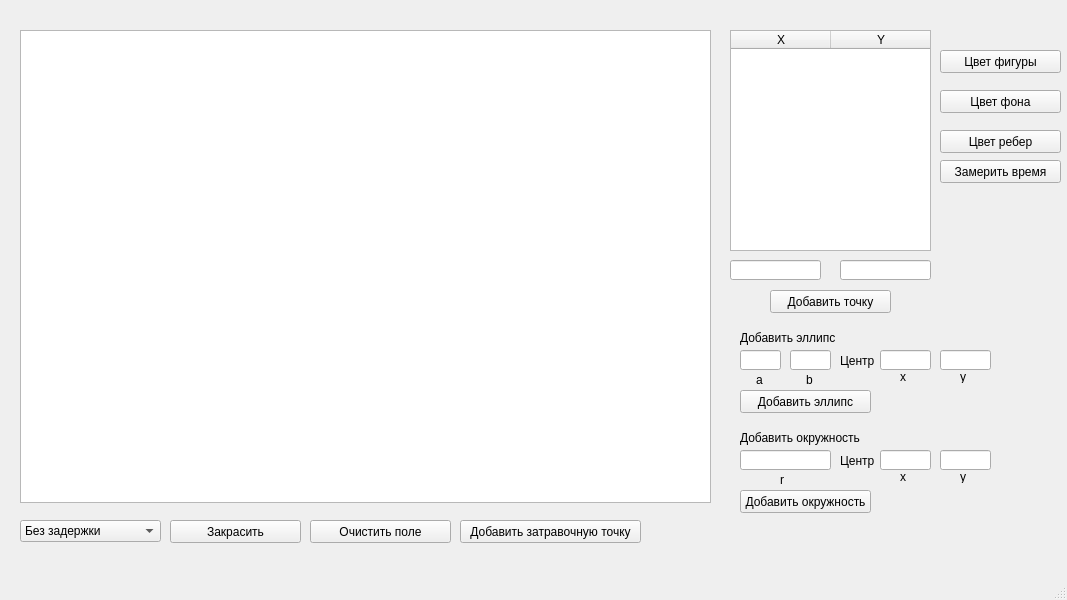
<?xml version="1.0" encoding="UTF-8"?>
<ui version="4.0">
 <class>MainWindow</class>
 <widget class="QMainWindow" name="MainWindow">
  <property name="geometry">
   <rect>
    <x>0</x>
    <y>0</y>
    <width>1067</width>
    <height>600</height>
   </rect>
  </property>
  <property name="windowTitle">
   <string>MainWindow</string>
  </property>
  <widget class="QWidget" name="centralwidget">
   <widget class="QGraphicsView" name="graphicsView">
    <property name="geometry">
     <rect>
      <x>20</x>
      <y>30</y>
      <width>691</width>
      <height>473</height>
     </rect>
    </property>
    <property name="verticalScrollBarPolicy">
     <enum>Qt::ScrollBarAlwaysOff</enum>
    </property>
    <property name="horizontalScrollBarPolicy">
     <enum>Qt::ScrollBarAlwaysOff</enum>
    </property>
    <property name="sceneRect">
     <rectf>
      <x>0.000000000000000</x>
      <y>0.000000000000000</y>
      <width>691.000000000000000</width>
      <height>473.000000000000000</height>
     </rectf>
    </property>
   </widget>
   <widget class="QTableWidget" name="tableWidget">
    <property name="geometry">
     <rect>
      <x>730</x>
      <y>30</y>
      <width>201</width>
      <height>221</height>
     </rect>
    </property>
    <property name="verticalScrollBarPolicy">
     <enum>Qt::ScrollBarAlwaysOff</enum>
    </property>
    <property name="horizontalScrollBarPolicy">
     <enum>Qt::ScrollBarAlwaysOff</enum>
    </property>
    <column>
     <property name="text">
      <string>X</string>
     </property>
    </column>
    <column>
     <property name="text">
      <string>Y</string>
     </property>
    </column>
   </widget>
   <widget class="QPushButton" name="pushButton">
    <property name="geometry">
     <rect>
      <x>170</x>
      <y>520</y>
      <width>131</width>
      <height>23</height>
     </rect>
    </property>
    <property name="text">
     <string>Закрасить</string>
    </property>
   </widget>
   <widget class="QPushButton" name="pushButton_2">
    <property name="geometry">
     <rect>
      <x>310</x>
      <y>520</y>
      <width>141</width>
      <height>23</height>
     </rect>
    </property>
    <property name="text">
     <string>Очистить поле</string>
    </property>
   </widget>
   <widget class="QLineEdit" name="lineEdit">
    <property name="geometry">
     <rect>
      <x>730</x>
      <y>260</y>
      <width>91</width>
      <height>20</height>
     </rect>
    </property>
   </widget>
   <widget class="QLineEdit" name="lineEdit_2">
    <property name="geometry">
     <rect>
      <x>840</x>
      <y>260</y>
      <width>91</width>
      <height>20</height>
     </rect>
    </property>
   </widget>
   <widget class="QPushButton" name="pushButton_4">
    <property name="geometry">
     <rect>
      <x>770</x>
      <y>290</y>
      <width>121</width>
      <height>23</height>
     </rect>
    </property>
    <property name="text">
     <string>Добавить точку</string>
    </property>
   </widget>
   <widget class="QPushButton" name="pushButton_5">
    <property name="geometry">
     <rect>
      <x>940</x>
      <y>50</y>
      <width>121</width>
      <height>23</height>
     </rect>
    </property>
    <property name="text">
     <string>Цвет фигуры</string>
    </property>
   </widget>
   <widget class="QPushButton" name="pushButton_6">
    <property name="geometry">
     <rect>
      <x>940</x>
      <y>90</y>
      <width>121</width>
      <height>23</height>
     </rect>
    </property>
    <property name="text">
     <string>Цвет фона</string>
    </property>
   </widget>
   <widget class="QPushButton" name="pushButton_7">
    <property name="geometry">
     <rect>
      <x>940</x>
      <y>130</y>
      <width>121</width>
      <height>23</height>
     </rect>
    </property>
    <property name="text">
     <string>Цвет ребер</string>
    </property>
   </widget>
   <widget class="QPushButton" name="pushButton_8">
    <property name="geometry">
     <rect>
      <x>940</x>
      <y>160</y>
      <width>121</width>
      <height>23</height>
     </rect>
    </property>
    <property name="text">
     <string>Замерить время</string>
    </property>
   </widget>
   <widget class="QComboBox" name="comboBox">
    <property name="geometry">
     <rect>
      <x>20</x>
      <y>520</y>
      <width>141</width>
      <height>22</height>
     </rect>
    </property>
    <item>
     <property name="text">
      <string>Без задержки</string>
     </property>
    </item>
    <item>
     <property name="text">
      <string>С задержкой</string>
     </property>
    </item>
   </widget>
   <widget class="QPushButton" name="pushButton_3">
    <property name="geometry">
     <rect>
      <x>460</x>
      <y>520</y>
      <width>181</width>
      <height>23</height>
     </rect>
    </property>
    <property name="text">
     <string>Добавить затравочную точку</string>
    </property>
   </widget>
   <widget class="QLineEdit" name="lineEdit_3">
    <property name="geometry">
     <rect>
      <x>740</x>
      <y>350</y>
      <width>41</width>
      <height>20</height>
     </rect>
    </property>
   </widget>
   <widget class="QLabel" name="label">
    <property name="geometry">
     <rect>
      <x>740</x>
      <y>330</y>
      <width>101</width>
      <height>16</height>
     </rect>
    </property>
    <property name="text">
     <string>Добавить эллипс</string>
    </property>
   </widget>
   <widget class="QLabel" name="label_2">
    <property name="geometry">
     <rect>
      <x>756</x>
      <y>370</y>
      <width>51</width>
      <height>20</height>
     </rect>
    </property>
    <property name="text">
     <string>а</string>
    </property>
   </widget>
   <widget class="QLineEdit" name="lineEdit_4">
    <property name="geometry">
     <rect>
      <x>790</x>
      <y>350</y>
      <width>41</width>
      <height>20</height>
     </rect>
    </property>
   </widget>
   <widget class="QLabel" name="label_3">
    <property name="geometry">
     <rect>
      <x>806</x>
      <y>370</y>
      <width>51</width>
      <height>20</height>
     </rect>
    </property>
    <property name="text">
     <string>b</string>
    </property>
   </widget>
   <widget class="QLabel" name="label_4">
    <property name="geometry">
     <rect>
      <x>840</x>
      <y>350</y>
      <width>47</width>
      <height>21</height>
     </rect>
    </property>
    <property name="text">
     <string>Центр</string>
    </property>
   </widget>
   <widget class="QLineEdit" name="lineEdit_5">
    <property name="geometry">
     <rect>
      <x>880</x>
      <y>350</y>
      <width>51</width>
      <height>20</height>
     </rect>
    </property>
   </widget>
   <widget class="QLabel" name="label_5">
    <property name="geometry">
     <rect>
      <x>900</x>
      <y>370</y>
      <width>47</width>
      <height>13</height>
     </rect>
    </property>
    <property name="text">
     <string>x</string>
    </property>
   </widget>
   <widget class="QLineEdit" name="lineEdit_6">
    <property name="geometry">
     <rect>
      <x>940</x>
      <y>350</y>
      <width>51</width>
      <height>20</height>
     </rect>
    </property>
   </widget>
   <widget class="QLabel" name="label_6">
    <property name="geometry">
     <rect>
      <x>960</x>
      <y>370</y>
      <width>47</width>
      <height>13</height>
     </rect>
    </property>
    <property name="text">
     <string>y</string>
    </property>
   </widget>
   <widget class="QLabel" name="label_7">
    <property name="geometry">
     <rect>
      <x>900</x>
      <y>470</y>
      <width>47</width>
      <height>13</height>
     </rect>
    </property>
    <property name="text">
     <string>x</string>
    </property>
   </widget>
   <widget class="QLineEdit" name="lineEdit_7">
    <property name="geometry">
     <rect>
      <x>880</x>
      <y>450</y>
      <width>51</width>
      <height>20</height>
     </rect>
    </property>
   </widget>
   <widget class="QLineEdit" name="lineEdit_8">
    <property name="geometry">
     <rect>
      <x>740</x>
      <y>450</y>
      <width>91</width>
      <height>20</height>
     </rect>
    </property>
   </widget>
   <widget class="QLabel" name="label_9">
    <property name="geometry">
     <rect>
      <x>960</x>
      <y>470</y>
      <width>47</width>
      <height>13</height>
     </rect>
    </property>
    <property name="text">
     <string>y</string>
    </property>
   </widget>
   <widget class="QLabel" name="label_10">
    <property name="geometry">
     <rect>
      <x>780</x>
      <y>470</y>
      <width>51</width>
      <height>20</height>
     </rect>
    </property>
    <property name="text">
     <string>r</string>
    </property>
   </widget>
   <widget class="QLabel" name="label_11">
    <property name="geometry">
     <rect>
      <x>840</x>
      <y>450</y>
      <width>47</width>
      <height>21</height>
     </rect>
    </property>
    <property name="text">
     <string>Центр</string>
    </property>
   </widget>
   <widget class="QLabel" name="label_12">
    <property name="geometry">
     <rect>
      <x>740</x>
      <y>430</y>
      <width>121</width>
      <height>16</height>
     </rect>
    </property>
    <property name="text">
     <string>Добавить окружность</string>
    </property>
   </widget>
   <widget class="QLineEdit" name="lineEdit_10">
    <property name="geometry">
     <rect>
      <x>940</x>
      <y>450</y>
      <width>51</width>
      <height>20</height>
     </rect>
    </property>
   </widget>
   <widget class="QPushButton" name="pushButton_9">
    <property name="geometry">
     <rect>
      <x>740</x>
      <y>390</y>
      <width>131</width>
      <height>23</height>
     </rect>
    </property>
    <property name="text">
     <string>Добавить эллипс</string>
    </property>
   </widget>
   <widget class="QPushButton" name="pushButton_10">
    <property name="geometry">
     <rect>
      <x>740</x>
      <y>490</y>
      <width>131</width>
      <height>23</height>
     </rect>
    </property>
    <property name="text">
     <string>Добавить окружность</string>
    </property>
   </widget>
  </widget>
  <widget class="QMenuBar" name="menubar">
   <property name="geometry">
    <rect>
     <x>0</x>
     <y>0</y>
     <width>1067</width>
     <height>21</height>
    </rect>
   </property>
  </widget>
  <widget class="QStatusBar" name="statusbar"/>
 </widget>
 <resources/>
 <connections/>
</ui>
